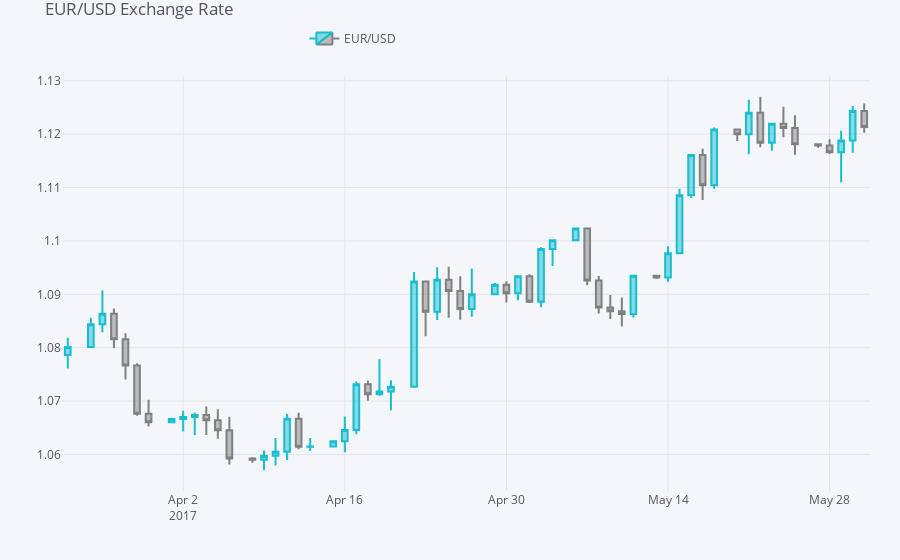

The code cell stored with this chart in its notebook:
### Code cell
qf = cf.QuantFig(
    quotes,
    title = 'EUR/USD Exchange Rate',
    legend = 'top',
    name = 'EUR/USD')

plyo.iplot(
    qf.iplot(asFigure = True),
    filename = 'qf_01')
